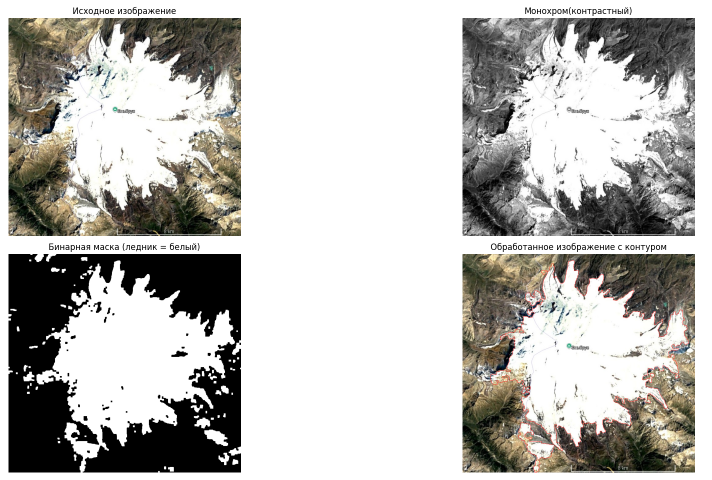
#> input picture example.png, 1424 x 959 px (shown at 1/2 size)
$ python mgl2.py
#> lines starting #> are read from the running program, lines starting #| are printed output that depends on the picture; after the words box and inside, x2 and y2 are one past the last pixel; in counts of white or black regions, pixels touching at a corner belong together
#Импорт необходимых библиотек
import cv2
import numpy as np
import matplotlib.pyplot as plt
#для выбора нужных файлов с диска
import tkinter as tk
from tkinter import filedialog, messagebox

#Блок загрузки изображений с диска
def select_and_analyze():
    """Простой выбор файла и базовый анализ"""
    root = tk.Tk()
    root.withdraw()
file_path = filedialog.askopenfilename(
        title="Выберите спутниковый снимок",
        filetypes=[("Изображения", "*.jpg *.jpeg *.png *.tif *.bmp"),
                  ("Все файлы", "*.*")]
    )
#> the answer given: example.png

image_path = file_path
image = cv2.imread(image_path)
#> image is the input picture: shape (959, 1424, 3); mean B, G, R 182.6, 186.1, 187.6
image_rgb = cv2.cvtColor(image, cv2.COLOR_BGR2RGB)

#Преобразование в монохром
gray = cv2.cvtColor(image, cv2.COLOR_BGR2GRAY)
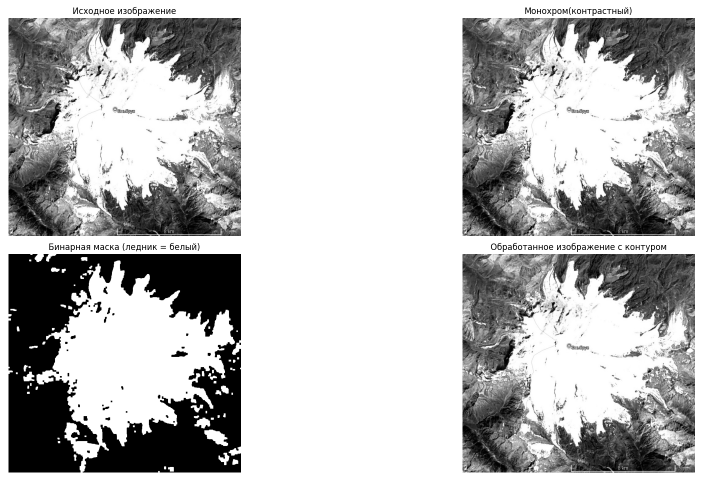
#> gray: shape (959, 1424) (shown at 1/2 size); min 0, max 255, mean 186.1

#Пороговая обработка для выделения светлых областей (ледник) Значение порога (для данного набора данных 200, но можно менять для других наборов данных)
threshold_value = 200
_, binary_mask = cv2.threshold(gray, threshold_value, 255, cv2.THRESH_BINARY)
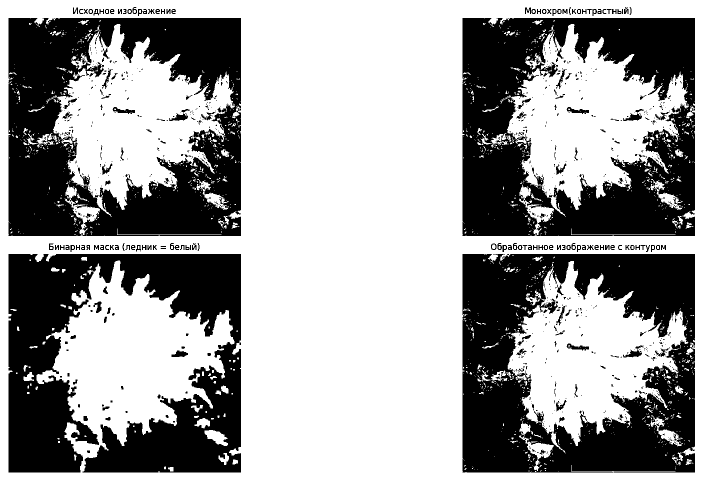
#> binary_mask: shape (959, 1424) (shown at 1/2 size); 62.6% white; 907 black regions (697 under 20 px), largest, box (x1, y1, x2, y2) and area: (925, 508, 1390, 945) 125715, (17, 36, 482, 472) 123262, (925, 36, 1390, 472) 123262

#Морфологические операции
kernel = np.ones((5,5), np.uint8)
binary_mask_cleaned = cv2.morphologyEx(binary_mask, cv2.MORPH_CLOSE, kernel) # эрозия
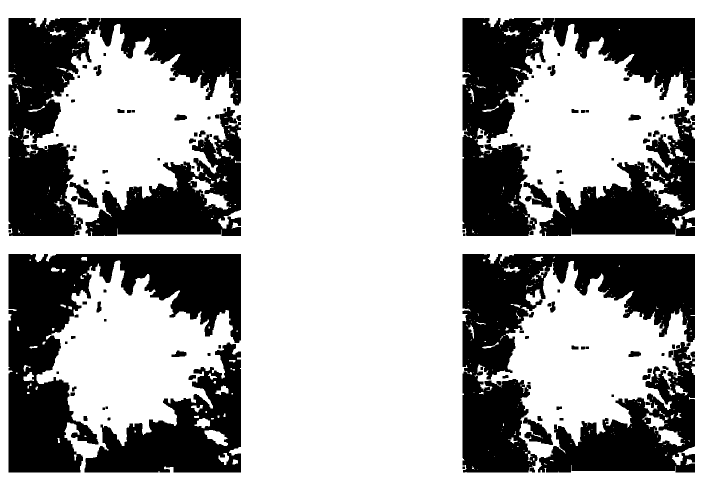
#> binary_mask_cleaned: shape (959, 1424) (shown at 1/2 size); 65.3% white; 123 black regions, largest, box (x1, y1, x2, y2) and area: (17, 508, 482, 945) 82320, (925, 508, 1390, 945) 80959, (17, 36, 482, 472) 78394
binary_mask_cleaned = cv2.morphologyEx(binary_mask_cleaned, cv2.MORPH_OPEN, kernel) # делатация
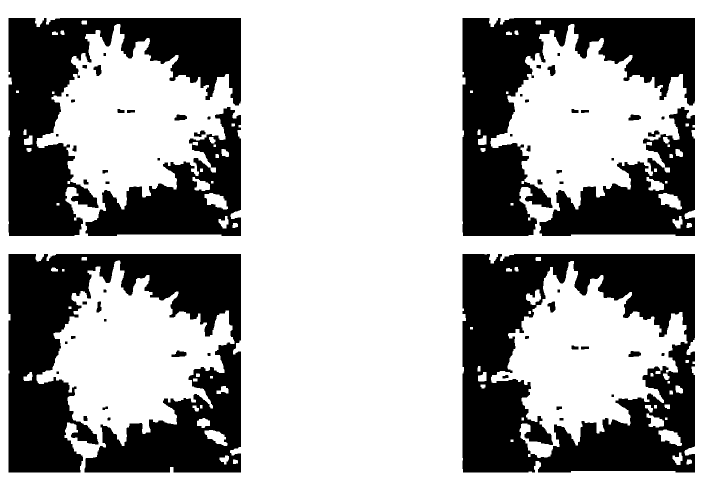
#> binary_mask_cleaned: shape (959, 1424) (shown at 1/2 size); 64.5% white; 61 black regions, largest, box (x1, y1, x2, y2) and area: (925, 508, 1390, 945) 123007, (17, 508, 482, 945) 122010, (925, 36, 1390, 472) 81922

#Поиск контуров
contours, _ = cv2.findContours(binary_mask_cleaned, cv2.RETR_EXTERNAL, cv2.CHAIN_APPROX_SIMPLE)
#> contours = [[[0, 0], [0, 958], [1423, 958], [1423, 0]]]

#Фильтрация контуров по минимальной площади (для данного набора данных оптимально 3000)
min_contour_area = 3000
large_contours = [cnt for cnt in contours if cv2.contourArea(cnt) > min_contour_area]
#> large_contours = [[[0, 0], [0, 958], [1423, 958], [1423, 0]]]

#Расчёт площади ледника
#Сумма площадей всех найденных контуров
glacier_area_from_contours = sum(cv2.contourArea(cnt) for cnt in large_contours)
#> glacier_area_from_contours = 1363234
print(f"Площадь ледника (по контурам): {int(glacier_area_from_contours)} кв. пикс.")
#| Площадь ледника (по контурам): 1363234 кв. пикс.
gpl2 = glacier_area_from_contours*576/1000000
#> gpl2 = 785.2
print(f"Площадь ледника (по контурам): {int(gpl2)} кв. км")
#| Площадь ледника (по контурам): 785 кв. км

#Визуализация результата
#Вынос контуров на изображение
result_image = image_rgb.copy()
cv2.drawContours(result_image, large_contours, -1, (255, 0, 0), 1)
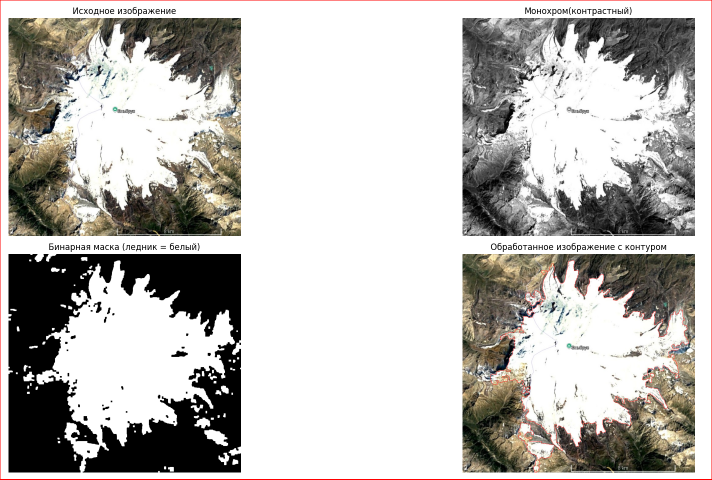
#> result_image: shape (959, 1424, 3) (shown at 1/2 size); mean R, G, B 187.6, 185.2, 181.7

#Отображение всех этапов
fig, axes = plt.subplots(2, 2, figsize=(12, 10))
axes[0, 0].imshow(image_rgb)
axes[0, 0].set_title('Исходное изображение')
axes[0, 0].axis('off')

axes[0, 1].imshow(gray, cmap='gray')
axes[0, 1].set_title('Монохром(контрастный)')
axes[0, 1].axis('off')

axes[1, 0].imshow(binary_mask_cleaned, cmap='gray')
axes[1, 0].set_title('Бинарная маска (ледник = белый)')
axes[1, 0].axis('off')

axes[1, 1].imshow(result_image)
axes[1, 1].set_title('Обработанное изображение с контуром')
axes[1, 1].axis('off')

plt.tight_layout()
plt.show()
